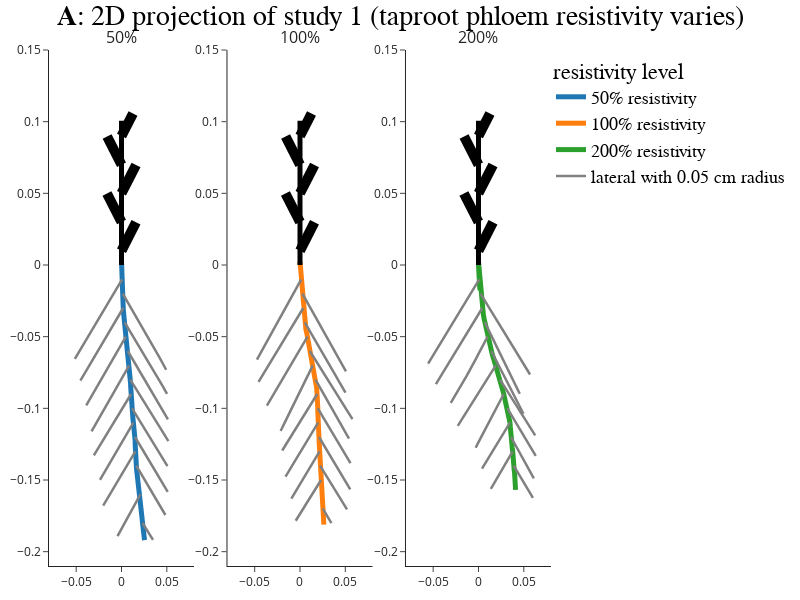

Here is the notebook cell this chart was saved with:
### Code cell
import sys
sys.path.append('..')
from plotly.subplots import make_subplots
from itertools import cycle
from plotly.subplots import make_subplots
from itertools import cycle
import copy
import numpy as np
import pandas as pd
from CPlantBox_PiafMunch import *

color1 = {
    '2': 'green',
    '3' : 'grey',
    '6' :  'red',
    '9' :'#1f77b4',
    '4' : 'black',
    '1' : 'black'

}
color2 = {
    '2': 'green',
    '3' : 'grey',
    '6' :  'red',
    '9' :'#ff7f0e',
    '4' : 'black',
    '1' : 'black'

}
color3 = {
    '2': 'green',
    '3' : 'grey',
    '6' :  'red',
    '9' :'#2ca02c',
    '4' : 'black',
    '1' : 'black'

}

color_all = [color1,color2,color3]
type_to_r1 = { 2: '0.025', 3: 'lateral with 0.05 cm radius', 6: '0.075', 9: '50% resistivity' , 1: '0'}
type_to_r2 = { 2: '0.025', 3: 'lateral with 0.05 cm radius', 6: '0.075', 9: '100% resistivity' , 1: '0'}
type_to_r3 = { 2: '0.025', 3: 'lateral with 0.05 cm radius', 6: '0.075', 9: '200% resistivity' , 1: '0'}
type_to_r= [type_to_r1,type_to_r2,type_to_r3]
# name_list = ['case_01_0.05cm_lateral_radius.xml_16_0.5_0.8_high_15.csv',
        
#         'case_01_0.05cm_lateral_radius.xml_16_1_0.8_high_15.csv', 
#              'case_01_0.05cm_lateral_radius.xml_16_2_0.8_high_15.csv',
# ]

# name_list = ['case_01_0.05cm_lateral_radius.xml_16_0_0.8888_fixed_remain_15.csv',
        
#         'case_01_0.05cm_lateral_radius.xml_16_1_0.8888_fixed_remain_15.csv', 
#              'case_01_0.05cm_lateral_radius.xml_16_2_0.8888_fixed_remain_15.csv',
# ]




name_list = [            
             'Study1/case_01_0.05cm_lateral_radius.xml_16_0_0_0_res_10_water_5rst_1_15-6-29-12-15.csv',
             'Study1/case_01_0.05cm_lateral_radius.xml_16_1_0_0_res_10_water_5rst_1_15-6-29-12-17.csv',
             'Study1/case_01_0.05cm_lateral_radius.xml_16_2_0_0_res_10_water_5rst_1_15-6-29-12-19.csv', 
]


legend_bool = {
    '2': True,
    '3' :True,
    '6' :  True,
    '1' :True,
    '9' :True,
    '4' : False

}

fig =  make_subplots(rows=1, cols=3,
                    specs=[[{'is_3d': False}, {'is_3d': False},{'is_3d': False}]],
                    print_grid=False, subplot_titles=("50%","100%", "200%") )




for j,name in enumerate(name_list[0:3]):
    df = pd.read_csv(name)
    df.loc[ df['organ_type'] == 4, 'sub_type' ] =1
    df.loc[ (df['organ_type'] ==2) &  (df['sub_type'] == 1), 'sub_type' ] =9
    
    t = 14
    test =copy.deepcopy(df[df['time'] == t])
    test['z3'] = 0
    test['z4'] = 0
    for i in range(1,int(test['id'].max())+1):
        o1 = test[test['id'] == i]['organ_id'] 
        o2 = test[test['id'] == i]['organ_id2'] 
        
        nd1 =  test[test['organ_id'] == int(o1)]['id'].max()
        nd0 =  test[test['organ_id'] == int(o1)]['id'].min()
        x1 = -((int(o1)%2) -0.5)*2
#         print(x1)
#         x1 = float(test[test['id'] == int(nd1)]['coor_x'] + test[test['id'] == int(nd1)]['coor_y']) - float(test[test['id'] == int(nd0)]['coor_x'] +test[test['id'] == int(nd0)]['coor_y'])#+ 0.00000001

#         x1 = float(test[test['id'] == int(nd1)]['coor_x'] + test[test['id'] == int(nd1)]['coor_y']) - float(test[test['id'] == int(nd0)]['coor_x'] +test[test['id'] == int(nd0)]['coor_y'])#+ 0.00000001
        organ_type =int(test[test['id'] == i ]["organ_type"])
        if organ_type<3:
            z1 = test[test['id'] == i]['coor_z'] 
            c1 = int(test[test['connection_2'] == i]['connection_1'])
#             print(i,int(c1))
            z2 = test[test['id'] == c1]['coor_z']
#             print(float(z2))
            distance = float(test[test['id'] == i]['length']) - float(test[test['id'] == c1]['length'])
            z3 = float(z1) -float(z2)
            z4 = (distance**2 -z3**2)**0.5*np.sign(x1) +float(test[test['id'] == c1]['z4'])
#             print(z3)
            length_organ = -test[test['id'] == i]['length']
        else:
            z1 = test[test['id'] == i]['coor_z'] 
            c1 = int(test[test['connection_1'] == i]['connection_2'])
#             print(int(c1))
            z2 = test[test['id'] == c1]['coor_z']
#             print(float(z2))
            distance = float(test[test['id'] == i]['length']) - float(test[test['id'] == c1]['length'])
            z3 = float(z1) -float(z2)
            z4 = (distance**2 -z3**2)**0.5*np.sign(x1) + float(test[test['id'] == c1]['z4'])
#             print(z3)
            length_organ = test[test['id'] == i]['length']
        test.loc[test['id'] ==i, 'z3'] =z3
        test.loc[test['id'] ==i, 'length_organ'] =length_organ
        test.loc[test['id'] ==i, 'z4'] =z4.real 
    organ_number = df[df["time"] ==t]["organ_id"].max()
    features = []
    organs = []
    orders = []
    sub_types = []
    rads = []
    organ_types = []
    for i in range(organ_number+1):
        ogs = test[test["organ_id"] == i]
        missing_2nd_id = ogs[ogs["id"] == ogs["id"].min()]["id"].tolist()[0]
    #     print(   i, missing_2nd_id)
        if test[test["id"] == missing_2nd_id]["organ_type"].tolist()[0] < 3:
            missing_1st_id = test[test["connection_2"] == missing_2nd_id]["connection_1"].tolist()[0]
        else:
            missing_1st_id = test[test["connection_1"] == missing_2nd_id]["connection_2"].tolist()[0]
        missing_node = test[test["id"] == missing_1st_id]
        ms = missing_node.copy(deep=True)
    #     print(ms["id"].tolist())
        ms.loc[:,"organ_id"]= i
    #     print(ms)
        test=test.append(ms)
#     test.loc[((test['organ_id'] == 0) & (test['organ_type'] == 3)),'organ_id' ]=3 # change a bug in organ id

    df = test.sort_index()
    
    for i in range(organ_number+1):
        corx=df[df["time"] ==t ][df["organ_id"] == i]["coor_x"].tolist()
        cory=df[df["time"] ==t ][df["organ_id"] == i]["coor_y"].tolist()
        corz=df[df["time"] ==t ][df["organ_id"] == i]["coor_z"].tolist()
        length=df[df["time"] ==t ][df["organ_id"] == i]["length_organ"].tolist()
        rad=df[df["time"] ==t ][df["organ_id"] == i]["radius"].tolist()
        organ_id=df[df["time"] ==t ][df["organ_id"] == i]["organ_id"].tolist()
        order=df[df["time"] ==t ][df["organ_id"] == i]["order"].tolist()
        sub_type=df[df["time"] ==t ][df["organ_id"] == i]["sub_type"].tolist()
        organ_type=df[df["time"] ==t ][df["organ_id"] == i]["organ_type"].tolist()
        organ_id2=df[df["time"] ==t ][df["organ_id2"] == i]["organ_id"].tolist()
        z3 = df[df["time"] ==t ][df["organ_id"] == i]['z4'].tolist()
        features.append([z3,length])
#         rads.append(df[df["time"] ==t ][df["connection_1"] ==node_id[0]]['r_st'].iloc[0])
        rads.append(rad)
        organs.append(organ_id2)
        orders.append(order)
        sub_types.append(sub_type)
        organ_types.append(organ_type)




    # features = [np.random.rand(4,2).tolist(), 
    #             np.random.rand(5,2).tolist(), 
    #             np.random.rand(6,2).tolist(), 
    #             np.random.rand(5,2).tolist(), 
    #             np.random.rand(9,2).tolist()]

    # labels = [[1, 1, 1, 1],
    #           [1, 1, 1, 1, 1],
    #           [2, 2, 2, 2, 2, 2],
    #           [2, 2, 2, 2, 2],
    #           [0, 0, 0, 0, 0, 0, 0, 0, 0]]
    legend_groups3 = [l[-1] for l in organ_types]
    legend_groups = [l[-1] for l in sub_types]
    legend_groups2 = [l[-1] for l in rads]
    traces = [False if ((len(legend_groups[:i])>0 and l in legend_groups[:i]) ) or (legend_groups3[i] !=2) or ((j<2) and (legend_groups[i] !=9))
              else True for i, l in enumerate(legend_groups)]

#     cm = plotly_color_map(set(legend_groups))



    for i, feat in enumerate(features):
        feat = np.array(feat)
        fig.add_trace(
            go.Scatter(
                x=feat[0,:],
                
                y=feat[1,:],
    #             mode='lines+markers',
                mode='lines',
                line={"color":color_all[j][str(legend_groups[i])], "width" : legend_groups2[i]*50},
               
    #             marker=dict(
    #             color=cm[legend_groups[i]],
    #             size=0,
    #             line=dict(
    #                 color='MediumPurple',
    #                 width=0
    #             )
    #         ),
                showlegend= traces[i],
#                 legendgroup=color_all[j][str(legend_groups[i])],
                hovertext=orders[i],
                
                name="{}".format(type_to_r[j][legend_groups[i]]),
            ),
            row=1, col=j+1
        )
        


        
# fig.update_layout(title = 'Locales', width=1950, height=750, plot_bgcolor='rgb(255,255,255)')


fig.update_xaxes(range=[-0.08, 0.08])
fig.update_yaxes(range=[-0.21, 0.15])



    



fig.update_layout(template = 'simple_white' ,autosize=False, 
                    width=800,
                    height = 600,
                    margin=dict(r=10, b=10, l=10, t=50), 
                  title = dict( text  = '<b>A</b>: 2D projection of study 1 (taproot phloem resistivity varies)', x =0.5,font=dict(
family="Arial",
        size=28,
        color="black"
    )), legend = dict(title = 'resistivity level', x =1, font=dict(
family="Arial",
        size=18,
        color="black"
    ))
                 
                 )

fig.show()
# fig.write_html('3_lateral.html')
# fig.write_image("images/fig4A.svg")
# cairosvg.svg2png(url="images/fig4A.svg", write_to="images/fig4A.png")
